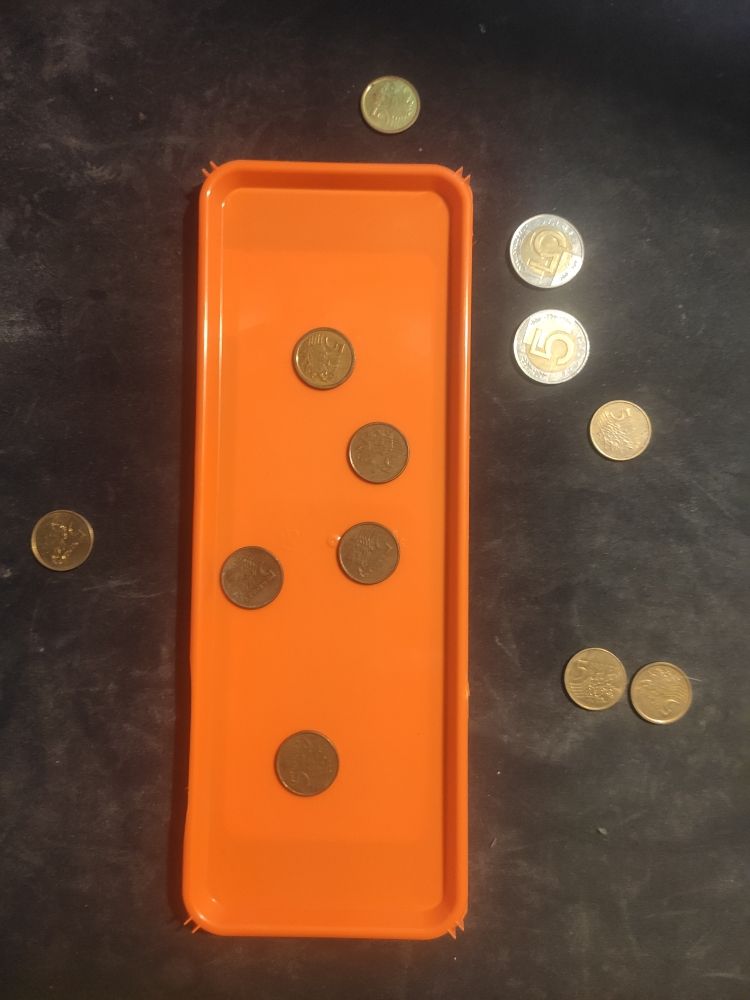
#> input picture PoliczMonety/pliki/tray1.jpg, 750 x 1000 px; its folder holds only this picture in this run
$ python main.py
#> lines starting #> are read from the running program, lines starting #| are printed output that depends on the picture; after the words box and inside, x2 and y2 are one past the last pixel; in counts of white or black regions, pixels touching at a corner belong together
#> in process_one_img, color_img is the input picture: shape (1000, 750, 3); mean B, G, R 46.1, 73.5, 117.8
import cv2

import numpy as np

MAX_COIN_DIAMETER_PIXELS = 100


def get_filtered_mask_for_edges(edge):
    dilated = 255 - cv2.dilate(edge, np.ones((3, 3)), iterations=1)
    n_comp, components_mask = cv2.connectedComponents(dilated)
    filtered_mask = np.zeros_like(edge)
    for i in range(1, n_comp):
        mask = (components_mask == i).astype(np.uint8) * 255
        x1, y1, x2, y2 = cv2.boundingRect(mask)
        if x2 - x1 <= MAX_COIN_DIAMETER_PIXELS and y2 - y1 <= MAX_COIN_DIAMETER_PIXELS:
            filtered_mask[mask > 0] = 255
    return filtered_mask


def find_tray(img):
    hsv = cv2.cvtColor(img, cv2.COLOR_BGR2HSV)
#> hsv: shape (1000, 750, 3); mean H, S, V 14.9, 113.5, 117.8
    lower_orange = np.array([5, 100, 100])
    upper_orange = np.array([15, 255, 255])
    mask = cv2.inRange(hsv, lower_orange, upper_orange)
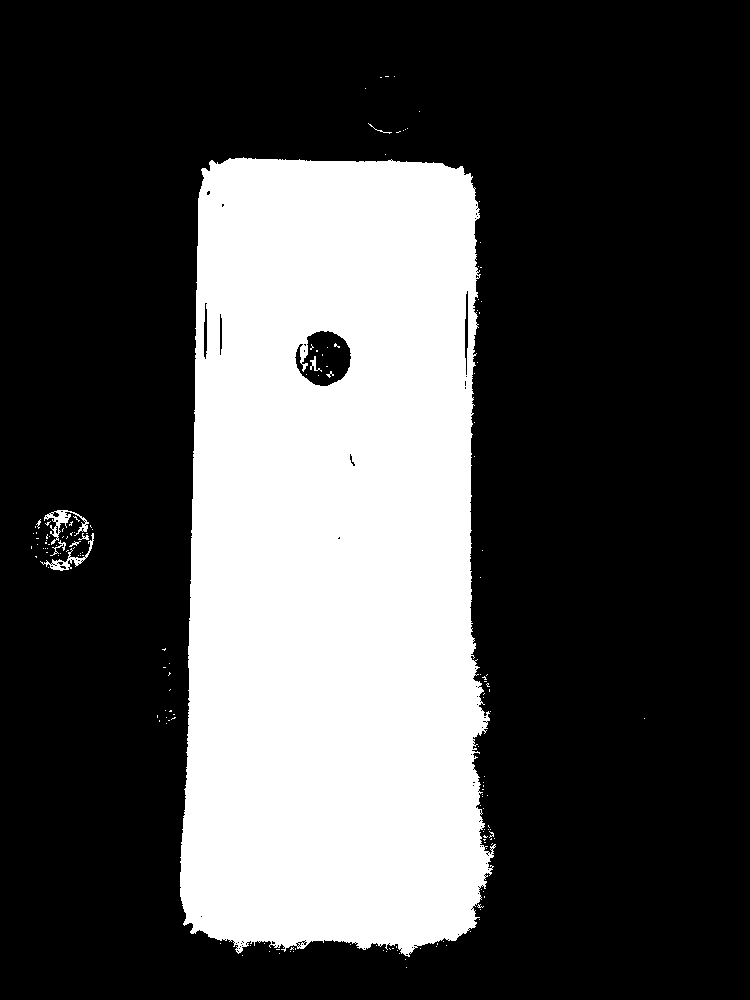
#> mask: shape (1000, 750); 29.5% white; 161 white regions (152 under 20 px)
    contours, hierarchy = cv2.findContours(mask, cv2.RETR_EXTERNAL, cv2.CHAIN_APPROX_SIMPLE)
#> contours = 151 contours, 147 with area under 20; largest, box (x1, y1, x2, y2) and area: (180, 157, 496, 957) 221212, (44, 510, 89, 545) 348, (40, 533, 94, 571) 269, (50, 540, 66, 556) 23
    if contours:
        largest_contour = max(contours, key=cv2.contourArea)
#> largest_contour = contour of 1357 points, box (x1, y1, x2, y2) (180, 157, 496, 957), area 221212
        x, y, w, h = cv2.boundingRect(largest_contour)
#> x = 180; y = 157; w = 316; h = 800
        return (x, y, w, h)
    return None


def process_one_img(img_path):
    color_img = cv2.imread(img_path)
    tray = find_tray(color_img)
#> tray = (180, 157, 316, 800)
    if tray is None:
        print('Tray not found!')
        return None

    tx, ty, tw, th = tray
#> tx = 180; ty = 157; tw = 316; th = 800
    cv2.rectangle(color_img, (tx, ty), (tx + tw, ty + th), (0, 255, 0), 2)
#> color_img: shape (1000, 750, 3); 0.89% of pixels changed, all inside (x1, y1, x2, y2) = (179, 156, 498, 959)

    gray_img = cv2.imread(img_path, cv2.IMREAD_GRAYSCALE)
#> gray_img: shape (1000, 750); min 21, max 255, mean 83.6

    edge1 = cv2.Canny(gray_img, 40, 80)
#> edge1: shape (1000, 750); 2.7% white in thin lines or dots
    edge2 = cv2.Canny(gray_img, 80, 120)
#> edge2: shape (1000, 750); 1.7% white in thin lines or dots
    edge3 = cv2.Canny(gray_img, 100, 140)
#> edge3: shape (1000, 750); 1.5% white in thin lines or dots, all inside (x1, y1, x2, y2) = (3, 26, 702, 960)
    edge4 = cv2.Canny(gray_img, 140, 200)
#> edge4: shape (1000, 750); 1.1% white in thin lines or dots, all inside (x1, y1, x2, y2) = (4, 75, 697, 960)

    filtered_mask1 = get_filtered_mask_for_edges(edge1)
#> in get_filtered_mask_for_edges, `dilated = 255 - cv2.dilate(edge, np.ones((3, 3)), iterations=1)`: dilated: shape (1000, 750); 91.7% white; 233 black regions (10 under 20 px), largest, box (x1, y1, x2, y2) and area: (181, 158, 478, 941) 13504, (559, 643, 704, 727) 5764, (216, 186, 451, 911) 4275
#> in get_filtered_mask_for_edges, `n_comp, components_mask = cv2.connectedComponents(dilated)`:
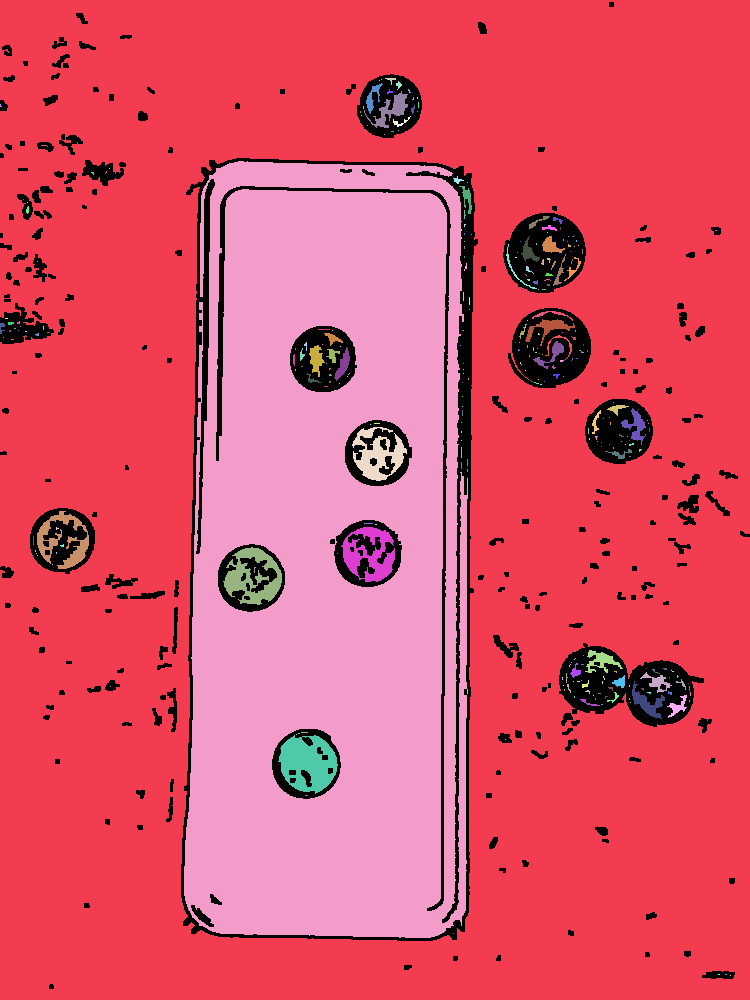
#> components_mask: shape (1000, 750) int32; 282 distinct labels, from 0 to 281; one colour per label, 0 black
#> in get_filtered_mask_for_edges, `n_comp, components_mask = cv2.connectedComponents(dilated)`: n_comp = 282
#> the loop in get_filtered_mask_for_edges, `for i in range(1, n_comp):` made 281 passes
#> (x1, y1, x2, y2) on passes 1 to 3: (0, 0, 750, 1000), (381, 79, 1, 1), (385, 78, 11, 7)
#> after the loop in get_filtered_mask_for_edges, `for i in range(1, n_comp):`: filtered_mask: shape (1000, 750); 1.9% white; 279 white regions (230 under 20 px), largest, box (x1, y1, x2, y2) and area: (278, 735, 338, 794) 2308, (223, 547, 282, 605) 1716, (341, 527, 395, 582) 1560
#> after the loop in get_filtered_mask_for_edges, `for i in range(1, n_comp):`: mask: shape (1000, 750); 0% white in thin lines or dots, all inside (x1, y1, x2, y2) = (730, 975, 731, 976)
    filtered_mask2 = get_filtered_mask_for_edges(edge2)
#> in get_filtered_mask_for_edges (call 2), `dilated = 255 - cv2.dilate(edge, np.ones((3, 3)), iterations=1)`: dilated: shape (1000, 750); 94.8% white; 102 black regions (12 under 20 px), largest, box (x1, y1, x2, y2) and area: (181, 158, 478, 941) 8227, (559, 646, 703, 727) 3748, (512, 308, 591, 385) 3378
#> in get_filtered_mask_for_edges (call 2), `n_comp, components_mask = cv2.connectedComponents(dilated)`:
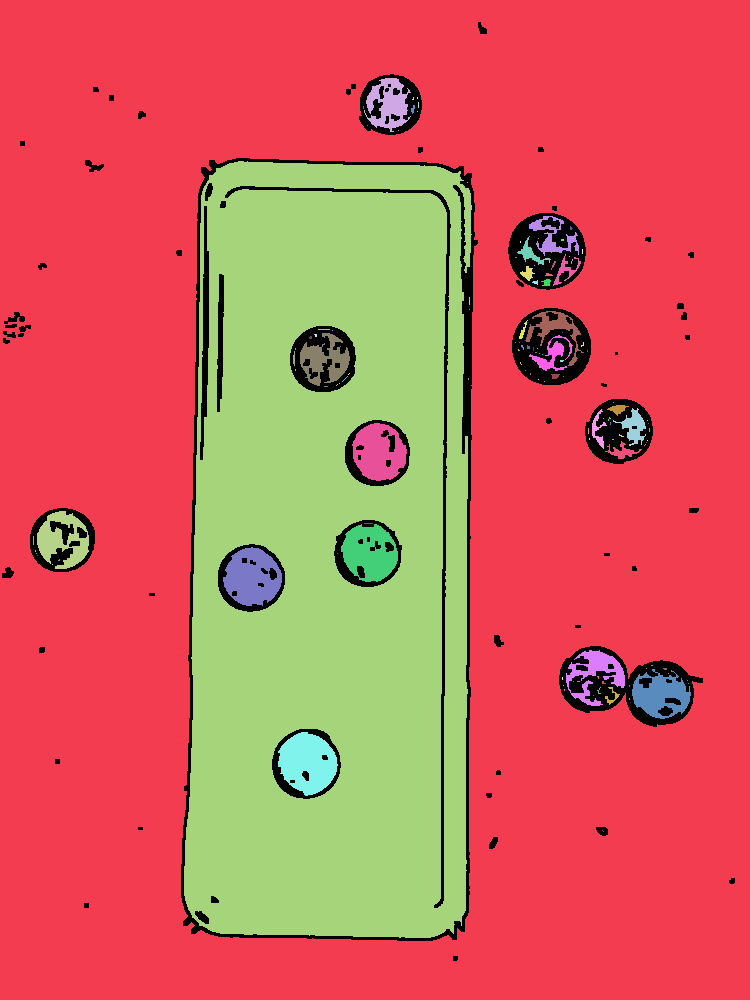
#> components_mask: shape (1000, 750) int32; 123 distinct labels, from 0 to 122; one colour per label, 0 black
#> in get_filtered_mask_for_edges (call 2), `n_comp, components_mask = cv2.connectedComponents(dilated)`: n_comp = 123
#> the loop in get_filtered_mask_for_edges (call 2), `for i in range(1, n_comp):` made 122 passes
#> (x1, y1, x2, y2) on passes 1 to 12: (0, 0, 750, 1000), (364, 78, 47, 54), (412, 97, 2, 3), (417, 97, 1, 2), (418, 102, 1, 6), (411, 105, 4, 9), (363, 106, 1, 3), (417, 111, 1, 1), (367, 125, 1, 1), (398, 130, 1, 1), (184, 161, 288, 777), (467, 182, 1, 1)
#> pass 1, in get_filtered_mask_for_edges (call 2), `mask = (components_mask == i).astype(np.uint8) * 255`:
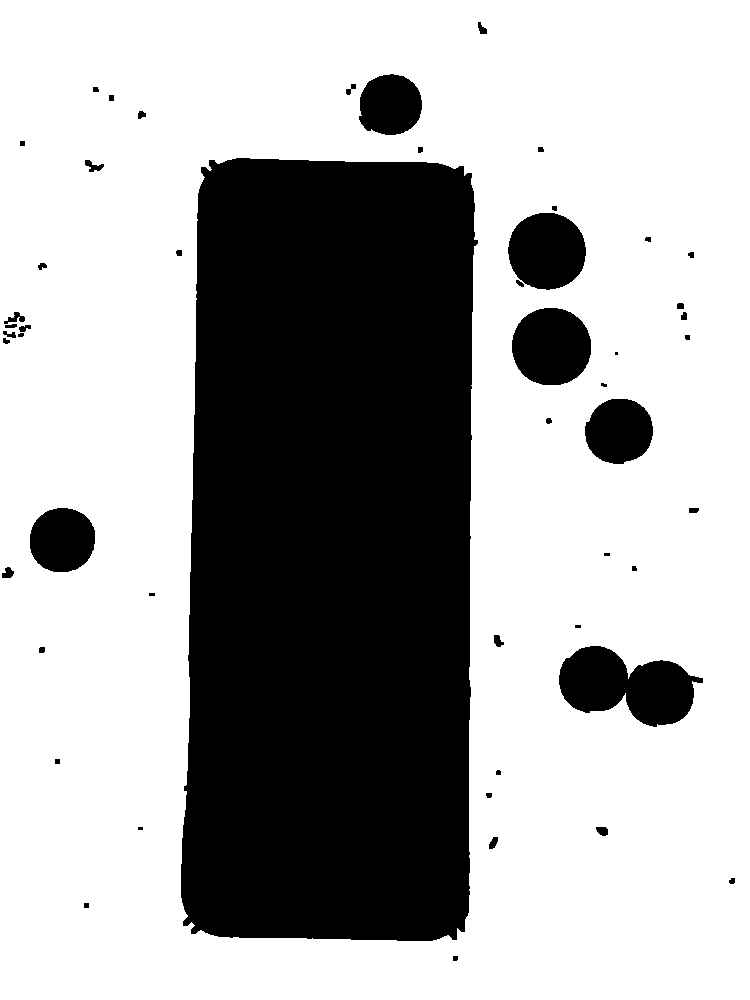
#> mask: shape (1000, 750); 67.3% white; 51 black regions (6 under 20 px), largest, box (x1, y1, x2, y2) and area: (181, 158, 478, 941) 216792, (559, 646, 703, 727) 7289, (512, 308, 591, 385) 4880
#> after the loop in get_filtered_mask_for_edges (call 2), `for i in range(1, n_comp):`: filtered_mask: shape (1000, 750); 2.8% white; 120 white regions (95 under 20 px), largest, box (x1, y1, x2, y2) and area: (278, 732, 338, 796) 2670, (223, 547, 282, 606) 2407, (341, 524, 398, 582) 2253
#> after the loop in get_filtered_mask_for_edges (call 2), `for i in range(1, n_comp):`: mask: shape (1000, 750); 0% white in thin lines or dots, all inside (x1, y1, x2, y2) = (602, 830, 604, 832)
    filtered_mask3 = get_filtered_mask_for_edges(edge3)
#> in get_filtered_mask_for_edges (call 3), `dilated = 255 - cv2.dilate(edge, np.ones((3, 3)), iterations=1)`: dilated: shape (1000, 750); 95.4% white; 90 black regions (21 under 20 px), largest, box (x1, y1, x2, y2) and area: (181, 158, 478, 941) 7712, (559, 646, 703, 726) 3262, (512, 308, 591, 385) 3033
#> in get_filtered_mask_for_edges (call 3), `n_comp, components_mask = cv2.connectedComponents(dilated)`: components_mask: shape (1000, 750) int32; 95 distinct labels, from 0 to 94
#> after the loop in get_filtered_mask_for_edges (call 3), `for i in range(1, n_comp):`: filtered_mask: shape (1000, 750); 3.1% white; 92 white regions (69 under 20 px), largest, box (x1, y1, x2, y2) and area: (276, 732, 338, 796) 2742, (223, 547, 282, 608) 2547, (341, 523, 398, 583) 2412
    filtered_mask4 = get_filtered_mask_for_edges(edge4)
#> in get_filtered_mask_for_edges (call 4), `dilated = 255 - cv2.dilate(edge, np.ones((3, 3)), iterations=1)`: dilated: shape (1000, 750); 96.6% white; 70 black regions (5 under 20 px), largest, box (x1, y1, x2, y2) and area: (181, 158, 475, 941) 6986, (560, 646, 698, 725) 2094, (508, 213, 586, 290) 2019
#> in get_filtered_mask_for_edges (call 4), `n_comp, components_mask = cv2.connectedComponents(dilated)`: components_mask: shape (1000, 750) int32; 47 distinct labels, from 0 to 46
#> after the loop in get_filtered_mask_for_edges (call 4), `for i in range(1, n_comp):`:
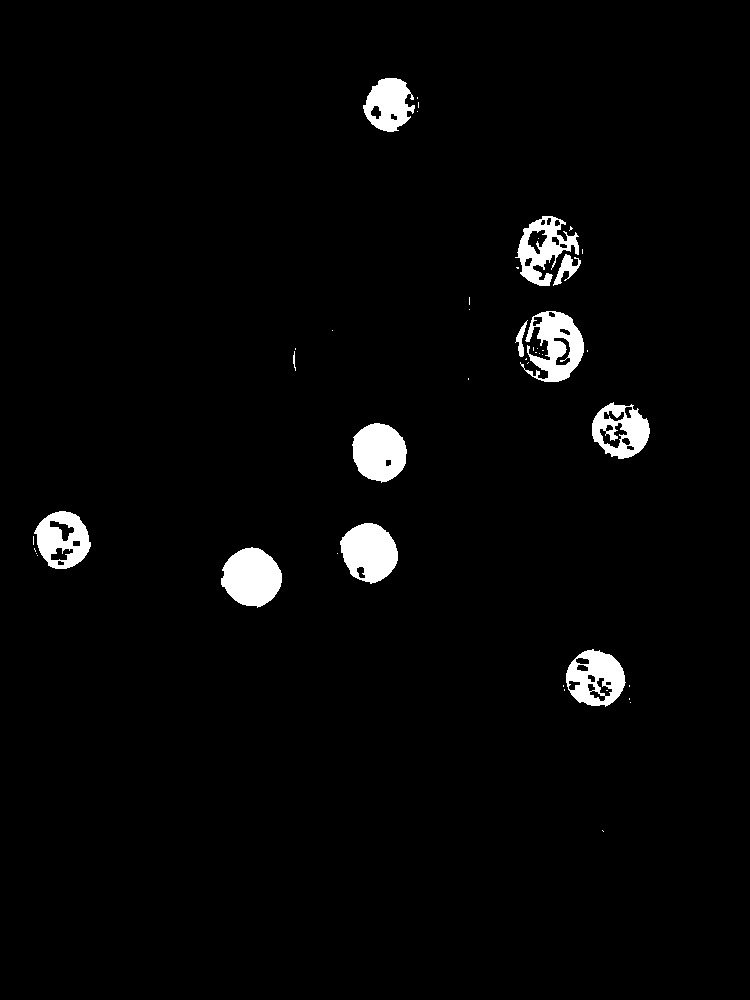
#> filtered_mask: shape (1000, 750); 2.7% white; 45 white regions (33 under 20 px), largest, box (x1, y1, x2, y2) and area: (221, 547, 282, 608) 2710, (340, 523, 398, 584) 2537, (352, 423, 407, 483) 2470
    filtered_mask = np.max([filtered_mask1, filtered_mask2, filtered_mask3, filtered_mask4], axis=0)
#> filtered_mask: shape (1000, 750); 3.6% white; 124 white regions (105 under 20 px), largest, box (x1, y1, x2, y2) and area: (276, 732, 338, 796) 2742, (221, 547, 282, 608) 2710, (340, 523, 398, 584) 2537

    processed_mask = cv2.dilate(filtered_mask, np.ones((3, 3)), iterations=7)
#> processed_mask: shape (1000, 750); 8.8% white; 27 white regions, largest, box (x1, y1, x2, y2) and area: (555, 642, 698, 726) 8522, (499, 209, 590, 297) 6292, (508, 304, 595, 392) 6037
    processed_mask = cv2.erode(processed_mask, np.ones((3, 3)), iterations=21)
#> processed_mask: shape (1000, 750); 0.52% white; 12 white regions, largest, box (x1, y1, x2, y2) and area: (527, 235, 565, 271) 773, (534, 329, 566, 367) 766, (584, 668, 610, 689) 323

    visualization = np.concatenate([
        cv2.cvtColor(gray_img, cv2.COLOR_GRAY2BGR),  # Convert gray_img to color for consistent visualization
        cv2.cvtColor(edge1, cv2.COLOR_GRAY2BGR),
        cv2.cvtColor(filtered_mask, cv2.COLOR_GRAY2BGR),
        cv2.cvtColor(processed_mask, cv2.COLOR_GRAY2BGR),
        color_img  # Add the color image with the rectangle at the end of the visualization stack
    ], axis=0)
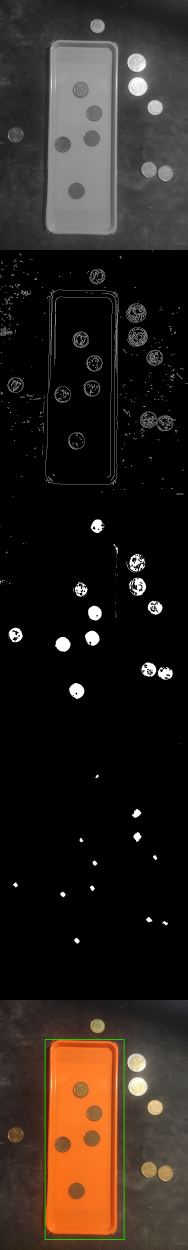
#> visualization: shape (5000, 750, 3) (shown at 1/4 size); mean B, G, R 29.3, 35.3, 43.6

    return processed_mask, visualization, tray # Return the color image with the tray highlighted


def get_coin_areas(processed_mask):
    contours, _ = cv2.findContours(processed_mask, cv2.RETR_EXTERNAL, cv2.CHAIN_APPROX_SIMPLE)
    coin_areas = [cv2.contourArea(contour) for contour in contours]
    return coin_areas

def count_coins(processed_mask, tray):
#> called with tray = (180, 157, 316, 800)
    tx, ty, tw, th = tray
    tray_area = tw * th
    contours, _ = cv2.findContours(processed_mask, cv2.RETR_EXTERNAL, cv2.CHAIN_APPROX_SIMPLE)
    coin_areas = [cv2.contourArea(contour) for contour in contours]

    threshold_percentage = 0.0013  # Coins with area > 5% of tray area are "large"
    large_coin_count = 0
    small_coin_count = 0

    for area in coin_areas:
        if area > tray_area * threshold_percentage:
            large_coin_count += 1
        else:
            small_coin_count += 1
#> this loop made 12 passes
#> area on passes 1 to 12: 291.5, 176.5, 294, 278, 241.5, 203.5, 231.5, 180, 140.5, 719, 720.5, 89.5

    on_tray_count = 0
    off_tray_count = 0
    for contour in contours:
        M = cv2.moments(contour)
        if M["m00"] != 0:
            cx = int(M["m10"] / M["m00"])
            cy = int(M["m01"] / M["m00"])
            if tx <= cx <= tx + tw and ty <= cy <= ty + th:
                on_tray_count += 1
            else:
                off_tray_count += 1
#> this loop made 12 passes
    return large_coin_count, small_coin_count, on_tray_count, off_tray_count


def main():
    coins_visualizations = []
    for i in range(1, 9):
        processing_output = process_one_img(f'./pliki/tray{i}.jpg')
        if processing_output is not None:
            coins_detection_mask, visualization, tray = processing_output
            coins_visualizations.append(visualization)

            large_coin_count, small_coin_count, on_tray_count, off_tray_count = count_coins(coins_detection_mask, tray)

            # Save the visualization of all trays
            cv2.imwrite('output/visualization.png', np.concatenate(coins_visualizations, axis=1))

            print(f"Large coins on image {i}: {large_coin_count}, Small coins on image {i}: {small_coin_count}")
#| Large coins on image 1: 2, Small coins on image 1: 10
            print(f"Coins on the tray on image {i}: {on_tray_count}, Cons off the tray on image {i}: {off_tray_count}")
#| Coins on the tray on image 1: 5, Cons off the tray on image 1: 7

if __name__ == "__main__":
#> (the run stopped early here; a loop or call above may not have finished)
